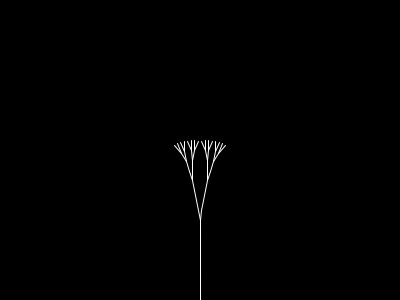
Frame 1 (no input)
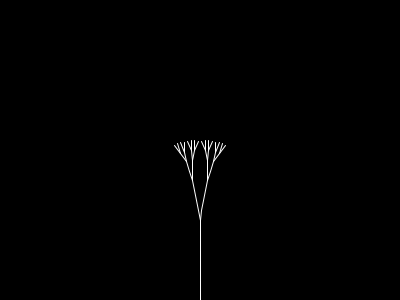
Frame 60 (the mouse pressed at the canvas centre just before this capture)
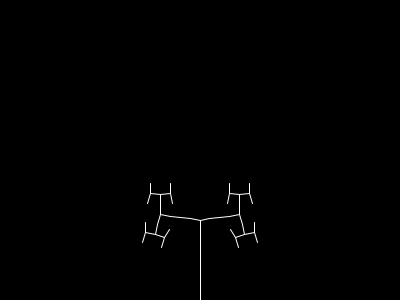
Frame 120 (the mouse held since frame 60 and released just before this capture)

The Processing sketch that drew these frames (run headless with seeded random() and noise(); from frame 60 on, the mouse is pressed at the canvas centre):

// Processing sketch: L_system_1
// ── L_system_1.pde
char V = 'A';
String S = "A";
int num = 4;

float d = 10; // the length of a asegment with a leaf
float angle;

Rule rule;

void setup(){
  frameRate(20);
  size(400, 300);
  background(0);
  
  stroke(255);
  strokeWeight(1);
}

void draw(){
  background(0);
  float mouse = map(mouseX, 0, width, 0, 180);
  angle = radians(20*noise(frameCount)-20 + mouse);
  rule = new Rule(V, S);
  for(int i=0; i<num; i++){
    rule.run();
    rule.run2();
  }
  rule.differentiate(d, angle);
}

void mouseClicked(){
  num ++;
  d = d/2;
}

// ── class_Rule.pde
class Rule{
  // the function of the L_system has at least 4 elements
  // Variables, constants, axiom and rules
  // A > B[A]A
  // B > BB
  char v; // variables ("A" or "B")
  String s; // String which would be generated after replacement
  float d;
  float angle;
  
  // constructor
  Rule(char _v, String _s){
    v = _v;
    s = _s;
  }
  
  // rule for replacement
  void run(){
    s = s.replace("A", "D[C]C");
    s = s.replace("B", "DD");
  }
  
  void run2(){
    s = s.replace("C", "A");
    s = s.replace("D", "B");
  }
  
  // rule for draw
  void differentiate(float _d, float _angle){
    
    float d = _d;
    float angle = _angle;
    resetMatrix();
    translate(width/2, height);
    
    for(int i=0; i<s.length(); i++){
      char current = s.charAt(i);
      switch(current){
        // A: draw a line segment ending in a leaf
        case 'A': line(0, 0, 0, -d);
                  break;
        // [: push position and angle, turn left 45 degrees
        case '[': pushMatrix();
                  rotate(-angle);
                  break;
        // ]: pop position and angle, turn right 45 degrees
        case ']': popMatrix();
                  rotate(angle);
                  break;
        // B: draw a line segment
        case 'B': line(0, 0, 0, -d);
                  translate(0, -d);
                  break;
      }
    }
    
  }
}
